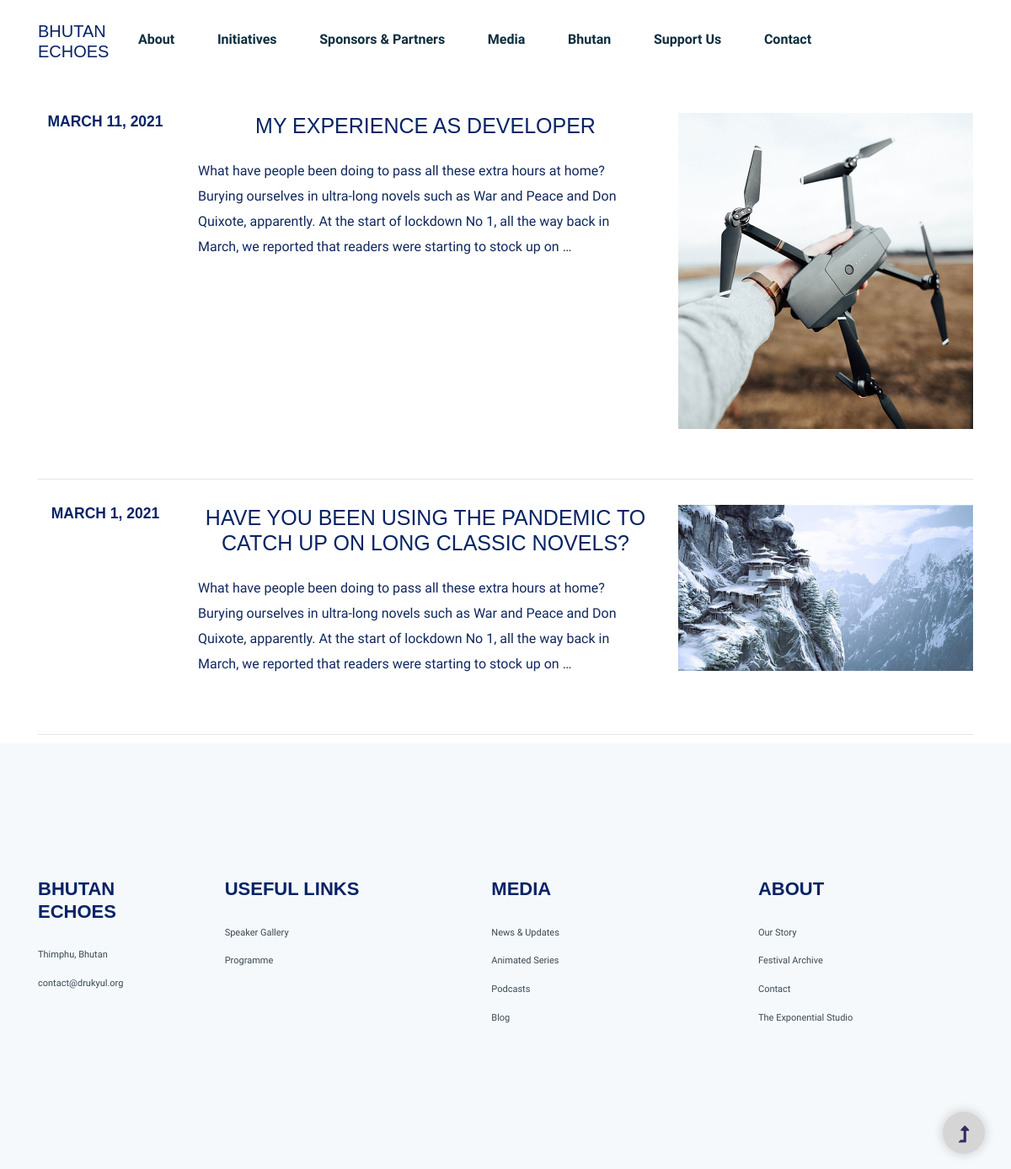
/digital_saloon/, run on the app's committed database.
### drukyul_app/models.py (models this page shows, shortened)
class CommonPost(models.Model):
    title = models.CharField(max_length=255)
    description = models.TextField()
    image = models.ImageField()
    class Meta:
        abstract = True

class DrukyulSalon(CommonPost):
    date_published = models.DateField()
    class Meta:
        verbose_name = "DrukyulSalon Table"

### drukyul_app/views.py (the view)
# urls.py: path('digital_saloon/',views.digital_saloon,name='digital_saloon'),
def digital_saloon(request):
    queryset = DrukyulSalon.objects.all().order_by('-date_published')
    context = {
        'digital_saloons': queryset
    }
    return render(request, 'digital_saloon.html', context)

### drukyul_app/templates/digital_saloon.html
{% extends 'base.html' %}
{% load static %}
{% block content %}
    <div class="container">
        {% for saloon in digital_saloons %}
        <div class="row mt-5 pb-5">
            <div class="col-md-2">
                <h3 style="font-weight: bold; text-align: center;">{{ saloon.date_published }}</h3>
            </div>
            <div class="col-md-6">
                <a href="{% url 'digital_saloon_detail' saloon.id %}">
                <h1 class="text-center">{{ saloon.title }}</h1>
                </a>
                <br/>
                <a href="{% url 'digital_saloon_detail' saloon.id %}">
                <p>{{ saloon.description|truncatewords:50 }}</p>
                </a>
            </div>
            <div class="col-md-4">
                <div class="blog-img">
                    <a href="{% url 'digital_saloon_detail' saloon.id %}">
                    <img src="{{ saloon.image.url }}" alt="digital saloon" class="img-fluid"/>
                        </a>
                </div>
            </div>
        </div>
            <br/>
            <hr/>
     {% endfor %}
    </div>
{% endblock content %}

### static/css/style.css (style rules this page uses)
body { line-height: 1.7; color: gray; font-weight: 300; font-size: 1.1rem; }
a { -webkit-transition: .3s all ease; -o-transition: .3s all ease; transition: .3s all ease; }
h1, h2, h3, h4, h5, .h1, .h2, .h3, .h4, .h5 { font-family: "Oswald", sans-serif; text-transform: uppercase; }

### data on the page
DrukyulSalon: date_published "MARCH 11, 2021", title "MY EXPERIENCE AS DEVELOPER", description "What have people been doing to pass all these extra hours at home? Burying ourselves in ultra-long novels such as War and Peace and Don Quixote, apparently. At the start of lockdown No 1, all the way back in March, we reported that readers were starting to stock up on …", image (picture)
DrukyulSalon: date_published "MARCH 1, 2021", title "HAVE YOU BEEN USING THE PANDEMIC TO CATCH UP ON LONG CLASSIC NOVELS?", description "What have people been doing to pass all these extra hours at home? Burying ourselves in ultra-long novels such as War and Peace and Don Quixote, apparently. At the start of lockdown No 1, all the way back in March, we reported that readers were starting to stock up on …", image (picture)
